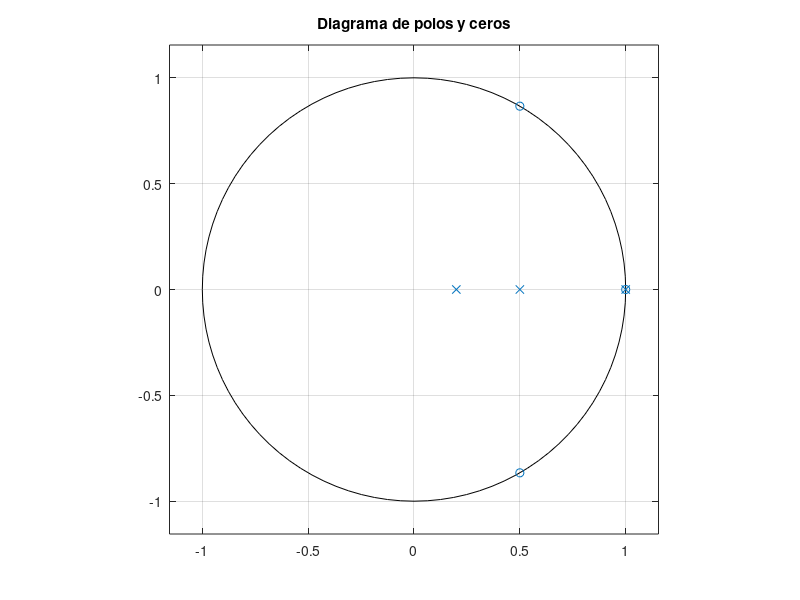
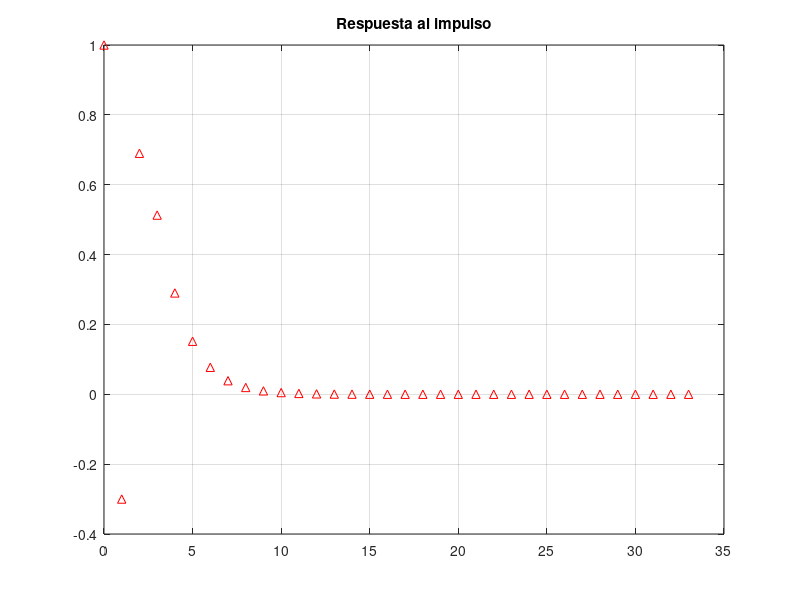

Write the MATLAB code that produced these figures, in order.
%roots: Calcula las raíces de un polinomio.
%zplane dibuja: polos (X) y ceros (O) en el plano Z. 
pkg load signal;
%roots no trabaja con raices negativas entonces multiplicamos todo por z^3
%el numerado nos queda como: z^3-2z^2+2z-1
%el denominador como z^3-1.7z^2+0.8z-0.1

%numerador
b = [1 -2 2 -1];

%denominador: % (z-1)(z-0.5)(z-0.2)
a = conv([1 -1], [1 -0.5]);
a = conv(a, [1 -0.2]);
% Mostrar coeficientes
disp('Denominador:');
disp(a);


% calculo de ceros
ceros = roots(b);
disp("los ceros son: ");
disp(ceros);
% Calculo de polos
polos = roots(a);
disp("los polos son: ");
disp(polos);

% diagrama polos y ceros
figure;
zplane(b,a);
grid on;
title('Diagrama de polos y ceros');

% respuesta impulsiva
figure;
impz(b,a);
grid on;
title('Respuesta al impulso');
